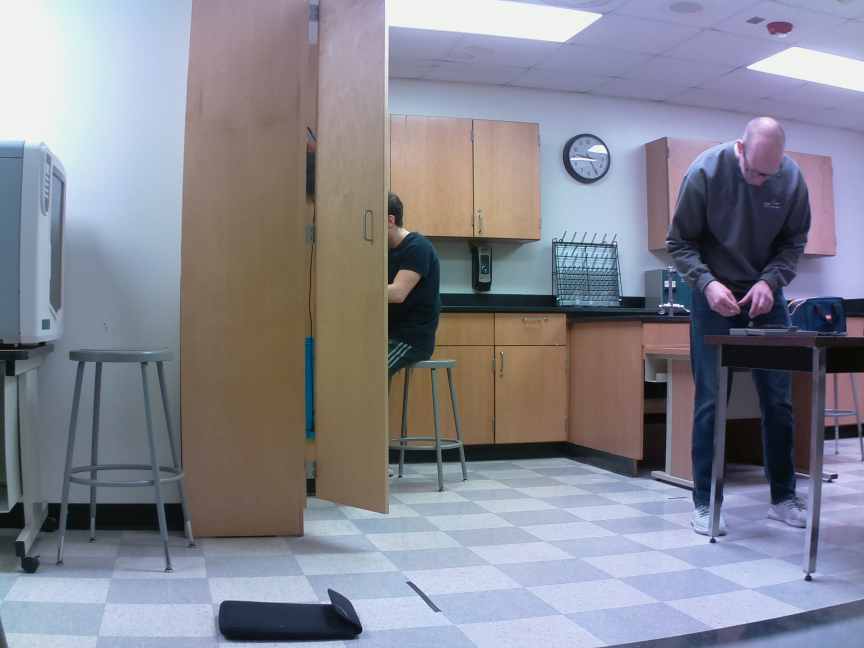
#> input picture camera/test_image.jpg, 2592 x 1944 px (shown at 1/3 size)
$ jupyter execute homography.ipynb
#> lines starting #> are read from the running program, lines starting #| are printed output that depends on the picture
[cell 1]
from skimage.io import imread, imshow
from skimage import transform
import matplotlib.pyplot as plt
import numpy as np

import cv2

[cell 2]
chess = imread('test_image.jpg')
#> chess is the input picture: shape (1944, 2592, 3); mean R, G, B 133.7, 134.2, 145.2
imshow(chess)

[cell 3]
#source coordinates
src = np.array([1560, 1582,
                620, 1620,
                666, 1908,
                1998, 1808,]).reshape((4, 2))#destination coordinates
dst = np.array([500, 100,
                100, 100,
                100, 500,
                500, 500,]).reshape((4, 2))#using skimage’s transform module where ‘projective’ is our desired parameter
# tform = transform.estimate_transform('projective', src, dst)
# tf_img = transform.warp(chess, tform.inverse)#plotting the transformed image

h, status = cv2.findHomography(src, dst)
tf_img = cv2.warpPerspective(chess, h, (400, 400))
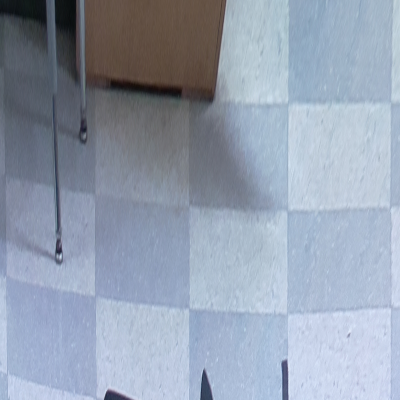
#> tf_img: shape (400, 400, 3); mean R, G, B 148.2, 159, 175.6
fig, ax = plt.subplots()
ax.imshow(tf_img)
_ = ax.set_title('projective transformation')


$ run again, with camera/base_image.jpg copied over camera/test_image.jpg
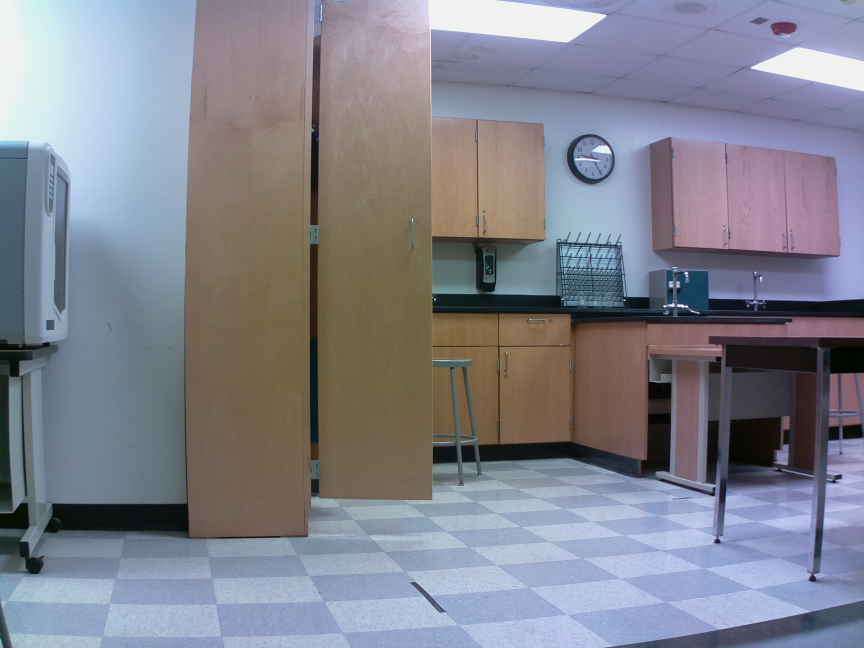
#> input picture camera/base_image.jpg, 2592 x 1944 px (shown at 1/3 size)
#> chess is the input picture: shape (1944, 2592, 3); mean R, G, B 129.5, 130.9, 141.9
#> `tf_img = cv2.warpPerspective(chess, h, (400, 400))`:
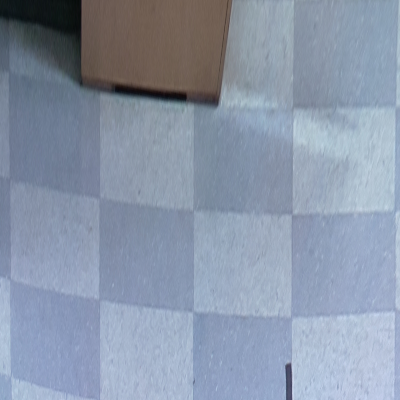
#> tf_img: shape (400, 400, 3); mean R, G, B 138.3, 150.3, 169.1
